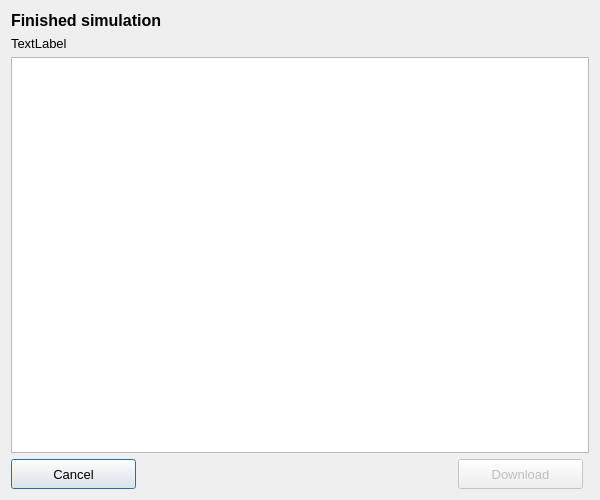
<?xml version="1.0" encoding="UTF-8"?>
<ui version="4.0">
 <class>Dialog</class>
 <widget class="QDialog" name="Dialog">
  <property name="windowModality">
   <enum>Qt::ApplicationModal</enum>
  </property>
  <property name="geometry">
   <rect>
    <x>0</x>
    <y>0</y>
    <width>600</width>
    <height>500</height>
   </rect>
  </property>
  <property name="minimumSize">
   <size>
    <width>600</width>
    <height>500</height>
   </size>
  </property>
  <property name="font">
   <font>
    <family>Segoe UI</family>
    <pointsize>10</pointsize>
   </font>
  </property>
  <property name="windowTitle">
   <string>Results</string>
  </property>
  <layout class="QGridLayout" name="gridLayout">
   <item row="1" column="0">
    <widget class="QLabel" name="label_organisation">
     <property name="text">
      <string>TextLabel</string>
     </property>
    </widget>
   </item>
   <item row="0" column="0">
    <widget class="QLabel" name="label">
     <property name="font">
      <font>
       <family>Segoe UI</family>
       <pointsize>12</pointsize>
       <weight>75</weight>
       <bold>true</bold>
      </font>
     </property>
     <property name="text">
      <string>Finished simulation</string>
     </property>
    </widget>
   </item>
   <item row="2" column="0" colspan="5">
    <widget class="QTreeView" name="tv_finished_sim_tree">
     <property name="editTriggers">
      <set>QAbstractItemView::NoEditTriggers</set>
     </property>
    </widget>
   </item>
   <item row="3" column="0">
    <widget class="QPushButton" name="pb_cancel">
     <property name="sizePolicy">
      <sizepolicy hsizetype="Preferred" vsizetype="Fixed">
       <horstretch>0</horstretch>
       <verstretch>0</verstretch>
      </sizepolicy>
     </property>
     <property name="minimumSize">
      <size>
       <width>125</width>
       <height>30</height>
      </size>
     </property>
     <property name="maximumSize">
      <size>
       <width>125</width>
       <height>16777215</height>
      </size>
     </property>
     <property name="text">
      <string>Cancel</string>
     </property>
    </widget>
   </item>
   <item row="3" column="3">
    <widget class="QPushButton" name="pb_download">
     <property name="enabled">
      <bool>false</bool>
     </property>
     <property name="sizePolicy">
      <sizepolicy hsizetype="Preferred" vsizetype="Fixed">
       <horstretch>0</horstretch>
       <verstretch>0</verstretch>
      </sizepolicy>
     </property>
     <property name="minimumSize">
      <size>
       <width>125</width>
       <height>30</height>
      </size>
     </property>
     <property name="maximumSize">
      <size>
       <width>125</width>
       <height>16777215</height>
      </size>
     </property>
     <property name="text">
      <string>Download</string>
     </property>
    </widget>
   </item>
   <item row="3" column="1">
    <spacer name="horizontalSpacer">
     <property name="orientation">
      <enum>Qt::Horizontal</enum>
     </property>
     <property name="sizeHint" stdset="0">
      <size>
       <width>40</width>
       <height>20</height>
      </size>
     </property>
    </spacer>
   </item>
  </layout>
 </widget>
 <resources/>
 <connections/>
</ui>
